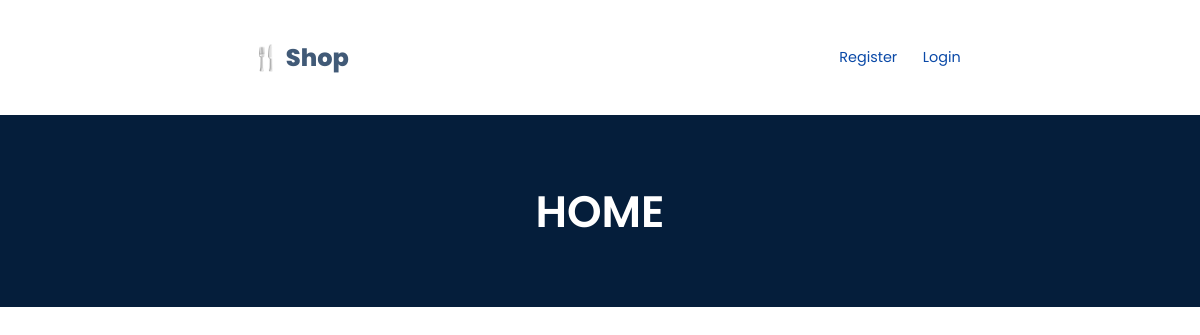
/, run on an earlier commit of the app's database.
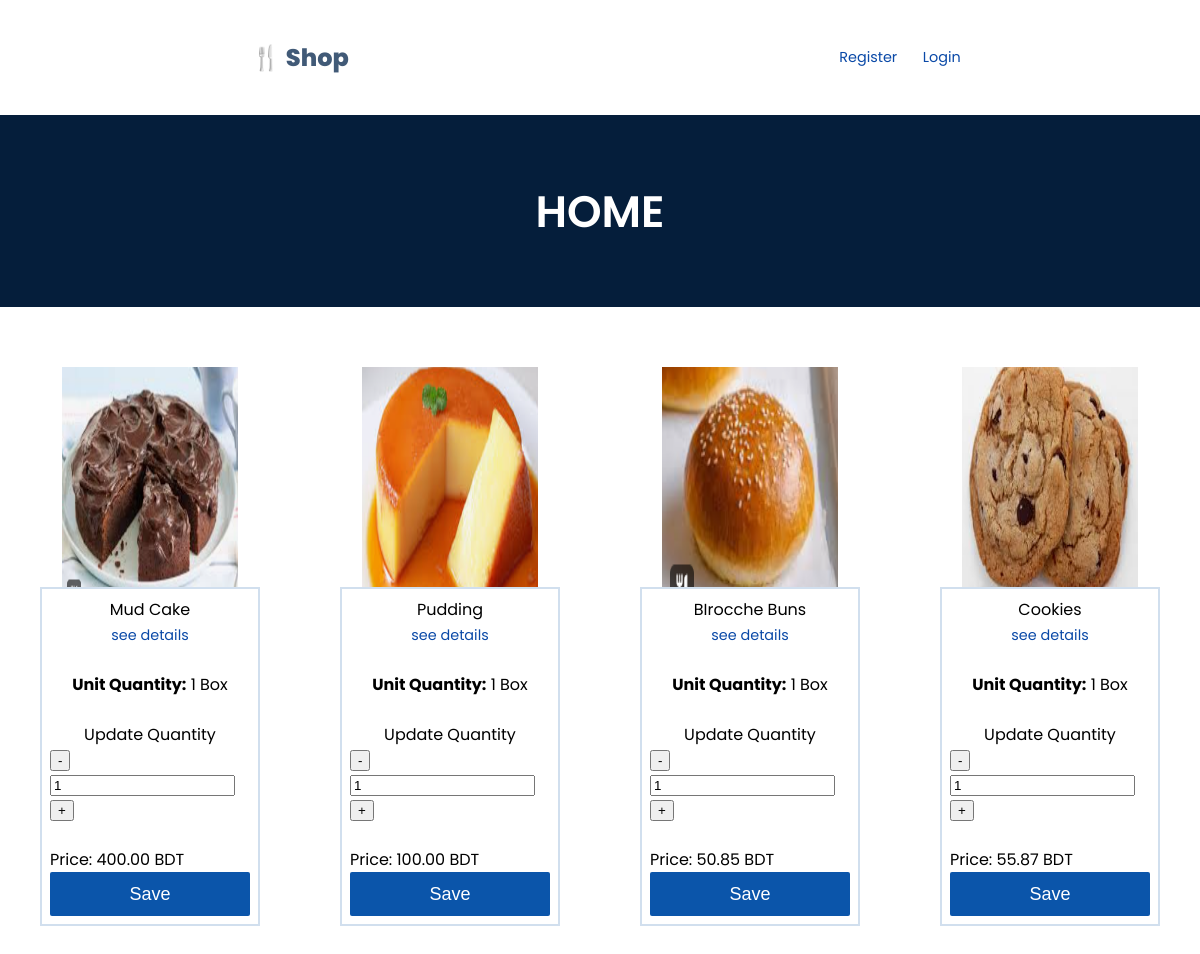
And on a later commit of the database.
### store/models.py (models this page shows, shortened)
class Product(models.Model):
    name = models.CharField(max_length=100)
    details = models.TextField(blank=True, null=True)
    image = models.ImageField(upload_to='product_images/', blank=True, null=True)
    price = models.DecimalField(max_digits=10, decimal_places=2)
    quantity = models.PositiveIntegerField(default=1)

### store/views.py (the view)
# urls.py: 2. Add a URL to urlpatterns:  path('', views.home, name='home')
def home(request):
    products = Product.objects.all()
    return render(request, 'home.html', {'products':products})

### store/templates/home.html (shortened to what this page needs)
{% load static %}
<!DOCTYPE html>
<html lang="en">
<head>
  <link rel="stylesheet" href="{% static 'css/home.css'%}">
</head>
<body>
  <nav>
    <div class="logo" >&#127860; Shop</div>
      <div class="nav-r">
        {% if user.is_authenticated %}
        <a href="user">My Profile</a>
        <a href="{% url 'logout' %}">Logout</a>
        <a href="{% url 'cart'%}">Cart</a>
        {% else %}
        <a href="/register/">Register</a>  <a href="/login/">Login</a>
        {% endif %}
      </div>
  </nav>
  <div class="hero">
    HOME
  </div>
  <div class="products">
    {% if products %}
    {% for product in products %}
     <div class="product">
      <div class="product_img"><img src="{{ product.image.url }}" alt=""></div>
      <div class="product_info">
          <div class="product_name">{{ product.name }}</div>
          <div class="product_details"><a href="#">see details</a></div> <br>
          <div class="product_qty_default"><strong>Unit Quantity:</strong> {{ product.quantity }} Box</div> <br>
          <div class="txt">Update Quantity</div>
          <form action="{% url 'save_product' product.id %}" method="post">
              <div class="product_qty">
                  <button type="button" class="sub_product">-</button>
                  <input type="number" name="quantity" min="1" required>
                  <button type="button" class="add_product">+</button>
              </div>
              <br>
              <div class="product_price">Price: {{ product.price }} BDT</div>
              <button type="submit" class="product_btn">Save</button>
          </form>
      </div>
  </div>
    {% endfor %}
  {% endif %}
</body>
</html>

### static/css/home.css (style rules this page uses)
body { font-family: "Poppins", serif; font-weight: 400; margin: 0; padding: 0; }
nav { width: 100%; display: flex; align-items: center; justify-content: center; margin: 40px 0 40px 0; }
.logo { color: #415a77; font-weight: 800; font-size: 24px; width: 50%; display: flex; align-items: center; justify-content: center; }
.nav-r { display: flex; align-items: center; justify-content: center; width: 50%; }
a { text-decoration: none; color: #051e3b; margin: 0 0.8rem; font-size: 0.9rem; }
.hero { width: 100%; margin: 1.2rem 0 0 0; background: #051e3b; color: #fff; display: flex; align-items: center; justify-content: center; height: 12rem; font-weight: 600; font-size: 44px; }
.products { display: flex; width: 100%; margin-top: 40px; }
.product { width: 25%; margin: 40px; display: flex; flex-direction: column; align-items: center; justify-content: center; }
img { width: 100%; display: flex; align-items: center; justify-content: center; }
.product_info { width: 100%; border: 2px solid #d1dfee; display: flex; flex-direction: column; align-items: center; justify-content: center; background-color: #fff; box-sizing: border-box; padding: 8px; }

### store/templates/home.html (style rules this page uses)
.product { width: 25%; margin: 40px; display: flex; flex-direction: column; align-items: center; justify-content: center; }
a { color: #0a49a7; }
.product_img { width: 100%; height: 200px; background: none; display: flex; align-items: center; justify-content: center; }
img { width: 80%; height: 240px; display: flex; align-items: center; justify-content: center; }
.product_btn { border: none; width: 100%; height: 44px; display: flex; align-items: center; justify-content: center; padding: 0px; background: #0b55aa; color: #fff; font-size: 18px; font-weight: 300; border-radius: 2px; cursor: pointer; }

What changed in the data, as far as the page shows it:
added Product: image (picture), name "Mud Cake", quantity "1", price "400.00"
added Product: image (picture), name "Pudding", quantity "1", price "100.00"
added Product: image (picture), name "BIrocche Buns", quantity "1", price "50.85"
added Product: image (picture), name "Cookies", quantity "1", price "55.87"
